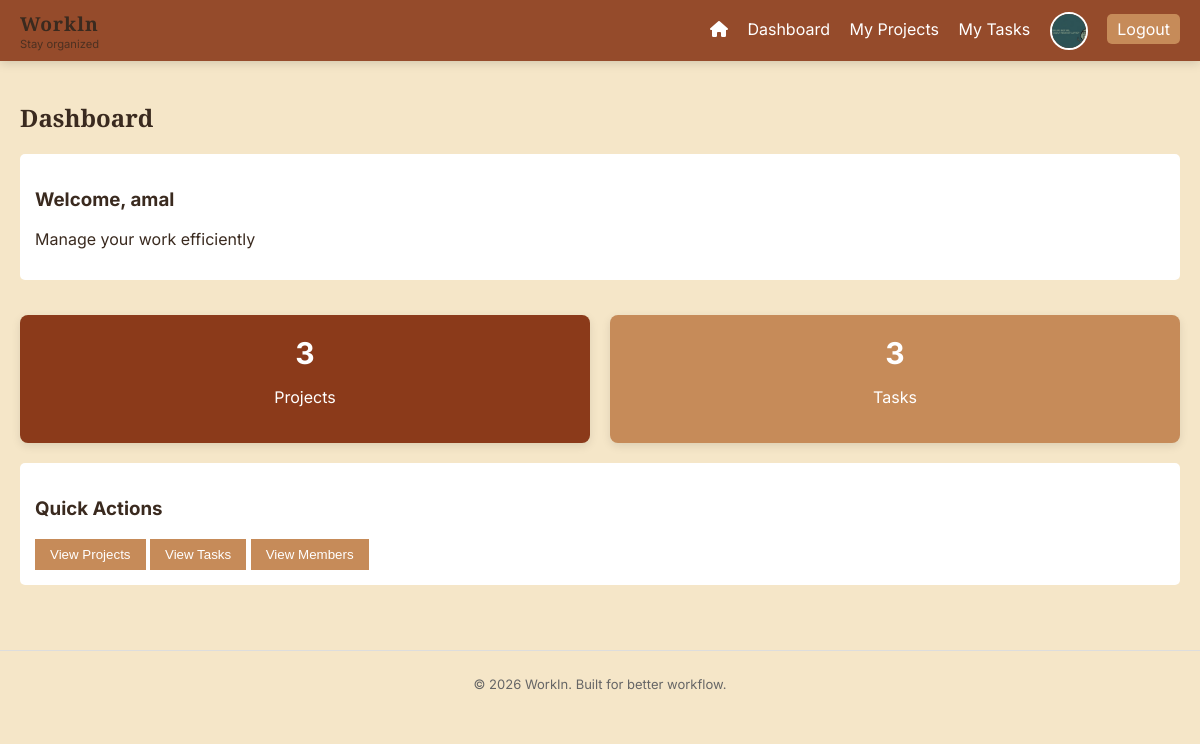
The app's page /dashboard/ (signed in) with its own data.
### users/models.py (models this page shows)
class CustomUser(AbstractUser):
    ROLE_CHOICES = (
        ('admin', 'Admin'),
        ('member', 'Member'),
    )
    role = models.CharField(max_length=10, choices=ROLE_CHOICES, default='member')
    mobile_number = models.CharField(max_length=15, blank=True, null=True)
    profile_picture = models.ImageField(upload_to='profile_pics/', blank=True, null=True)
    job_title = models.CharField(max_length=100, blank=True, null=True)

### users/views.py (the view)
# urls.py: path('dashboard/', dashboard, name='dashboard'),
@login_required
def dashboard(request):
    user = request.user
    if user.role == 'admin':
        projects_count = Project.objects.count()
        tasks_count = Task.objects.count()
    else:
        projects_count = Project.objects.filter(members=user).count()
        tasks_count = Task.objects.filter(assigned_to=user).count()
    return render(request, 'dashboard.html', {
        'projects_count': projects_count,
        'tasks_count': tasks_count
    })

### templates/dashboard.html
{% extends 'base.html' %}
{% block content %}
<h2>Dashboard</h2>
<div class="dashboard">
    <div class="card">
        <h3>Welcome, {{ request.user.username }}</h3>
        <p>Manage your work efficiently</p>
    </div>
    <div class="stats">
        <div class="stat-card">
            <h3>{{ projects_count }}</h3>
            <p>Projects</p>
        </div>
        <div class="stat-card">
            <h3>{{ tasks_count }}</h3>
            <p>Tasks</p>
        </div>
    </div>
    <div class="card">
        <h3>Quick Actions</h3>
        <a href="{% url 'view_projects' %}"><button>View Projects</button></a>
        <a href="{% url 'view_tasks' %}"><button>View Tasks</button></a>
        {% if request.user.role == 'admin' %}
        <a href="{% url 'member_list' %}"><button>View Members</button></a>
        {% endif %}
    </div>
</div>
{% endblock %}

### templates/base.html (shortened to what this page needs)
{% load static %}
<!DOCTYPE html>
<html>
<head>
    <link rel="stylesheet" href="{% static 'style.css' %}">
    <link rel="stylesheet" href="https://cdnjs.cloudflare.com/ajax/libs/font-awesome/6.0.0/css/all.min.css">
</head>
<body>
    <nav>
    <div class="nav-brand">
        <h2>Workln</h2>
        <span class="nav-slogan">Stay organized</span>
    </div>
    <div class="nav-links">
        {% if request.path != '/' %}
        <a href="{% url 'home' %}" title="Home"><i class="fas fa-home"></i></a>
        {% endif %}
        <a href="{% url 'dashboard' %}">Dashboard</a>
        <a href="{% url 'projects' %}">My Projects</a>
        <a href="{% url 'tasks' %}">My Tasks</a>
        {% if request.user.is_authenticated %}
            <a href="{% url 'profile' %}" style"= gap:0.4rem; text-decoration:none;">
                {% if request.user.profile_picture %}
                    <img src="{{ request.user.profile_picture.url }}"
                         style="width:34px; height:34px; border-radius:50%; object-fit:cover; border:2px solid #fff; vertical-align:middle;">
                {% else %}
                    <span style="width:34px; height:34px; border-radius:50%; background:#888; display:inline-flex; align-items:center; justify-content:center; font-size:1rem; color:#fff;">👤</span>
                {% endif %}
            </a>
            <a href="{% url 'logout' %}" class="logout">Logout</a>
        {% endif %}
    </div>
</nav>
    <div class="container">
        {% block content %}
        {% endblock %}
    </div>
    <footer class="footer">
    <p>© 2026 WorkIn. Built for better workflow.</p>
</footer>
</body>
</html>

### static/style.css (style rules this page uses)
:root { --primary: #8B3A1A; --secondary: #C68B59; --background: #F5E6C8; --text: #3a2a1f; }
body { margin: 0; font-family: Arial; background: var(--background); color: var(--text); }
nav { position: sticky; top: 0; z-index: 1000; display: flex; justify-content: space-between; align-items: center; padding: 10px 20px; background: rgba(139, 58, 26, 0.9); backdrop-filter: blur(10px); box-shadow: 0 2px 10px rgba(0,0,0,0.15); }
nav a { color: white; margin-left: 15px; text-decoration: none; }
.nav-brand { display: flex; flex-direction: column; }
.nav-brand h2 { margin: 0; font-size: 1.2rem; letter-spacing: 1px; }
.nav-slogan { font-size: 0.7rem; opacity: 0.8; }
.container { padding: 20px; }
.card { background: white; padding: 15px; margin-bottom: 15px; border-radius: 5px; }
button { background: var(--secondary); color: white; border: none; padding: 8px 15px; cursor: pointer; }
h1, h2 { font-family: 'Playfair Display', serif; }
body { font-family: 'Inter', sans-serif; }
.dashboard { display: flex; flex-direction: column; gap: 20px; }
.stats { display: flex; gap: 20px; }
.stat-card { flex: 1; background: white; padding: 20px; border-radius: 8px; text-align: center; box-shadow: 0 3px 10px rgba(0,0,0,0.1); }
.stat-card h3 { font-size: 30px; margin: 0; }
.stat-card:nth-child(1) { background: #8B3A1A; color: white; }
.stat-card:nth-child(2) { background: #C68B59; color: white; }
.footer { text-align: center; padding: 12px; font-size: 13px; color: #666; border-top: 1px solid #ddd; margin-top: 30px; }
.logout { background: var(--secondary); padding: 5px 10px; border-radius: 5px; }

### records on screen
CustomUser: user.profile_picture (picture), user.username "amal"

### other values on screen
{{ projects_count }} "3"
{{ tasks_count }} "3"
